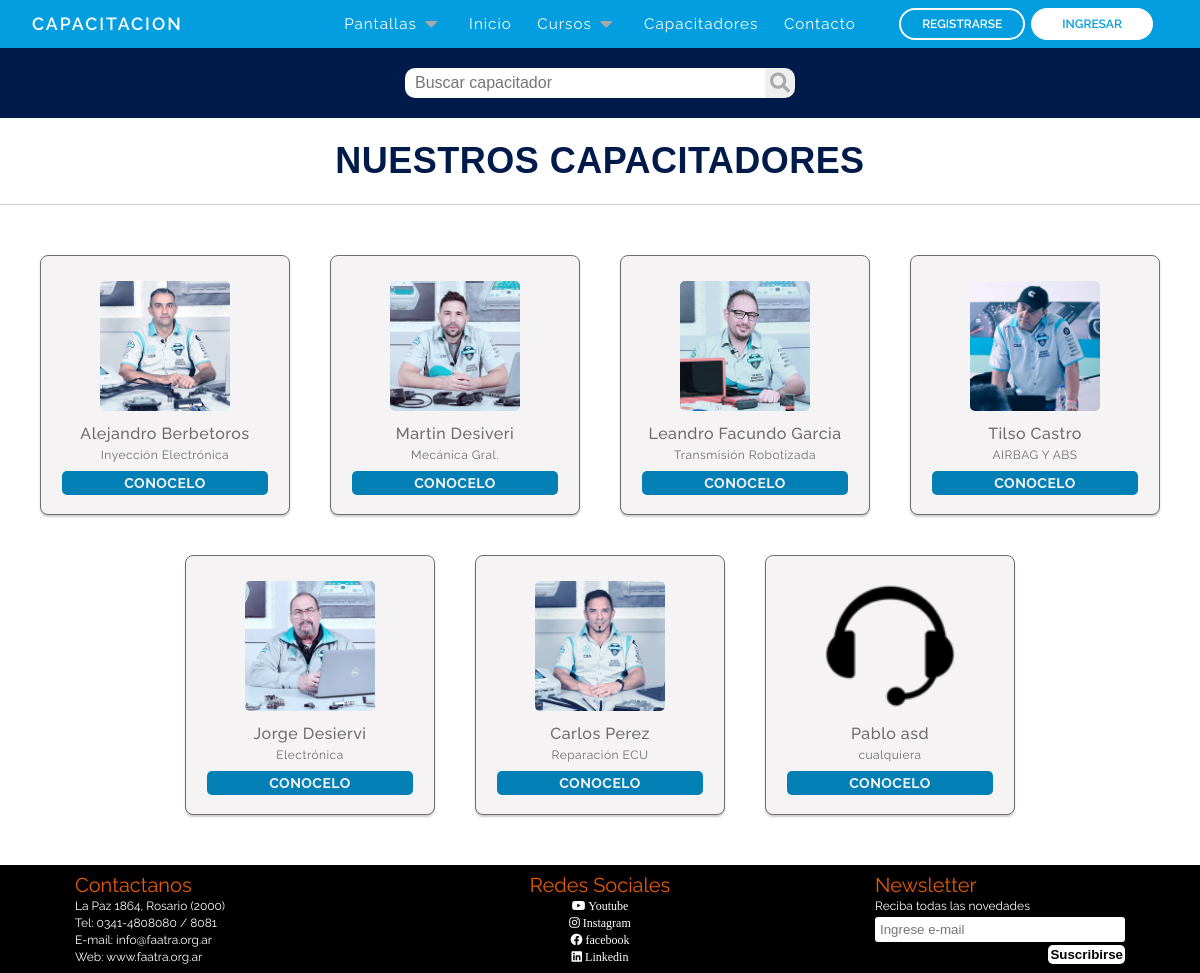
Page /capacitadores.php on the committed database.
### tables this page shows
CREATE TABLE `capacitadores` (
  `id` int(10) NOT NULL,
  `nombre` varchar(120) NOT NULL,
  `apellido` varchar(120) NOT NULL,
  `cuil_cuit` int(11) NOT NULL,
  `imagen` varchar(255) NOT NULL DEFAULT 'usersNone.png',
  `telefono` varchar(12) NOT NULL,
  `direccion` varchar(120) NOT NULL,
  `codigo_postal` varchar(10) NOT NULL,
  `email` varchar(120) NOT NULL,
  `especialidad` varchar(255) NOT NULL,
  `descripcion` varchar(1000) NOT NULL,
  `provincia` varchar(60) NOT NULL,
  `fecha_alta` date NOT NULL DEFAULT current_timestamp(),
  `fecha_baja` date NOT NULL
);

### capacitadores.php (the view, shortened to what this page needs)
<?php
require_once('bd/conexion.php');
if (isset( $_POST['input-buscador'])) {
  $palabra = $_POST['input-buscador'];
  try {
  $bus = $pdo->prepare("SELECT id, nombre, apellido, especialidad, imagen from capacitadores where nombre like '%$palabra%' or apellido like '%$palabra%'");
  $bus->execute();
    } catch(PDOException $e) {
    echo $e->getMessage();
    }
  } else {
    $bus = $pdo->prepare('SELECT * FROM capacitadores');
    $bus->execute();
  }
?>
<!DOCTYPE html>
<html lang="es">
<head>
    <link rel="stylesheet" href="https://use.fontawesome.com/releases/v5.15.4/css/all.css"
 />
    <link rel="stylesheet" href="reset.css">
    <link rel="stylesheet" href="css/capacitadores.css">
    <link rel="stylesheet" href="css/footer.css">
</head>
<body>
    <?php require_once "nav.php" ?>
  <form action="" method="POST">
  <div class="header-content">
      <input type="text" class="input-buscador" id="input-buscador" name="input-buscador" placeholder="Buscar capacitador">
    <button type="text" id="buscador" name="buscador" class="buscador"><i class="fas fa-search"></i></button>
  </div>
</form>
    <main>
      <form action="" method="POST">
        <div>
          <p class="title">NUESTROS CAPACITADORES</p>
        </div>
        <div class="container-capacitadores " id="lista-capacitadores">
          <?php while($res = $bus->fetch(PDO::FETCH_ASSOC)) { ?>
          <div class="card">
              <a href="<?= 'capacitador.php?id='.$res['id'] ?>" class="linkCapacitador">
                <img src="images/capacitadores/<?= $res['imagen']?>" class="card-img" alt="<? $res['nombre']?>">
                <h4><?= $res['nombre']?> <?= $res['apellido']?>
                  </h4>
                <p><?= $res['especialidad']?>
                  </p>
              </a>
              <a href="<?= 'capacitador.php?id='.$res['id'] ?>" class="button agregar-carrito">CONOCELO</a>
            </div>
            <?php } ?>
          </div>
      </form>
    </main>
    <?php include_once "footer.php" ?>
  </body>
</html>

### css/capacitadores.css (style rules this page uses)
main { margin: 0; padding: 0; box-sizing: border-box; letter-spacing: 0.03em; line-height: 1; background: #fff; }
.title { text-align: center; font-size: 36px; font-weight: bold; margin-bottom: 20px; color: #001a49; font-family: 'Franklin Gothic Medium', 'Arial Narrow', Arial, sans-serif }
p { padding: 5px 0px; }
.header-content { height: 70px; background-color: #001a49; width: 100%; display: flex; justify-content: center; align-items: center; margin-bottom: 20px; }
.card { padding: 10px; }
.linkCapacitador { margin: 0; padding: 0; text-decoration: none; color: #6d6d6d; }
.input-buscador { height: 30px; width: 30%; border-radius: 10px 0 0 10px; padding: 0 50px 0 10px ; font-size: 16px; border: none; }
button { border: none; border-radius: 0 10px 10px 0; }
.fas { padding: 5px; font-size: 20px; color: darkgrey; border-radius: 0 10px 10px 0; }
.button { background:#027fb5; text-decoration: none; padding: 10px; font-size: 14px; margin-top: 15px; border-radius: 5px; color: #f2f2f2; font-weight: 700; }
.container-capacitadores { width: 100%; max-width: 1200px; border-top: 1px solid rgb(210, 209, 209); height: auto; display: flex; flex-wrap: wrap; justify-content: center; margin: auto; padding: 30px 0px; }
.container-capacitadores .card { width: 250px; height: 260px; background: #f5f3f3; background-size: cover; color:#6d6d6d; border-radius: 8px; border:1px solid; box-shadow: 0 2px 2px rgba(0,0,0,0.2); overflow: hidden; margin: 20px 20px; text-align: center; align-items: center; transition: all 0.25s; }
.container-capacitadores .card img { width: 130px; height: 130px; margin: 10px; border-radius: 5px; cursor: pointer; }
.container-capacitadores .card h4 { font-weight: 500; font-size: 16px; padding: 2px 0px; width: 100%; font-family: 'Raleway', sans-serif !important; }
.container-capacitadores .card p { padding-top: 5px 0px; margin: 0px; font-size: 12px; font-family: 'Raleway', sans-serif !important; }
.container-capacitadores .card a { padding: 5px; display: block; width: 90%; margin: 0 auto; font-family: 'Raleway', sans-serif !important; }

### css/nav.css (style rules this page uses)
* { padding: 0; margin: 0; box-sizing: border-box; }
a { text-decoration: none; }

### rows in the picture
capacitadores: imagen (picture), nombre "Alejandro", apellido "Berbetoros", especialidad "Inyección Electrónica"
capacitadores: imagen (picture), nombre "Martin", apellido "Desiveri", especialidad "Mecánica Gral."
capacitadores: imagen (picture), nombre "Leandro Facundo", apellido "Garcia", especialidad "Transmisión Robotizada"
capacitadores: imagen (picture), nombre "Tilso", apellido "Castro", especialidad "AIRBAG Y ABS"
capacitadores: imagen (picture), nombre "Jorge", apellido "Desiervi", especialidad "Electrónica"
capacitadores: imagen (picture), nombre "Carlos", apellido "Perez", especialidad "Reparación ECU"
capacitadores: imagen (picture), nombre "Pablo", apellido "asd", especialidad "cualquiera"
